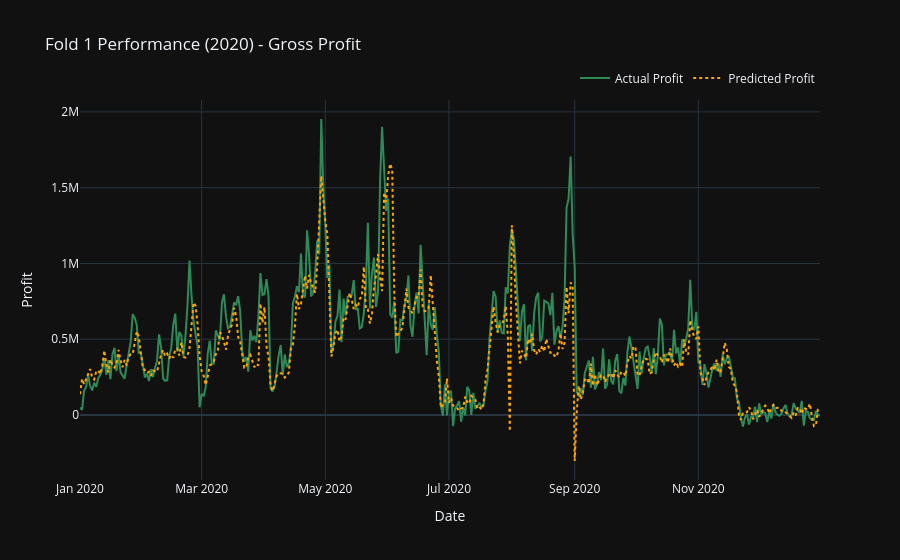
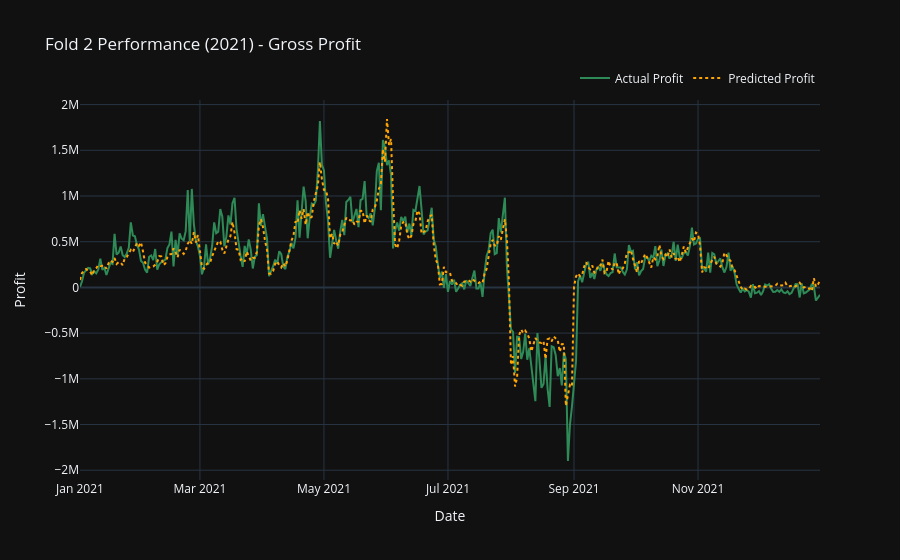
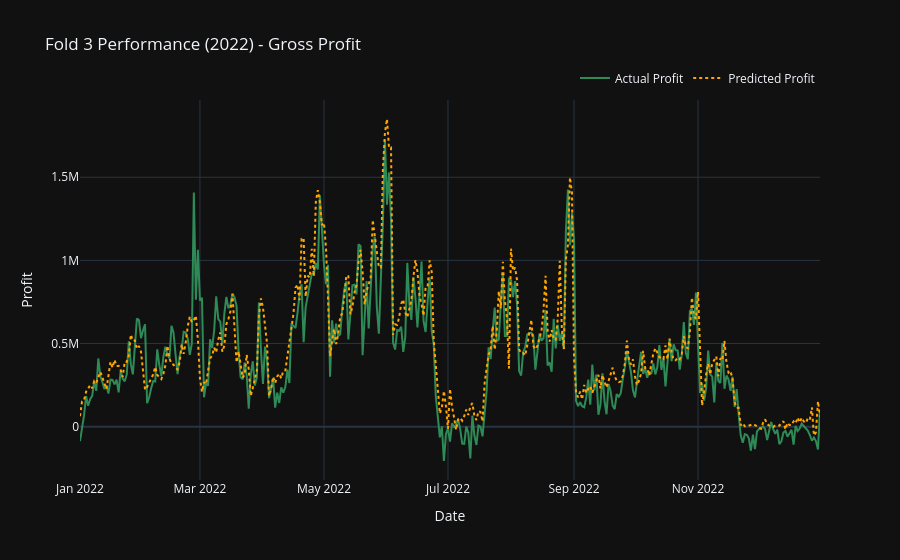

The notebook cell these images were saved under, in order:
### Markdown cell above
## Gross Profit Accuracy

### Code cell
for res in results:
    df = res['df']
    fig = go.Figure()
    
    fig.add_trace(go.Scatter(x=df['Date'], y=df['Profit'], name='Actual Profit', line=dict(color='seagreen', width=2)))
    fig.add_trace(go.Scatter(x=df['Date'], y=df['p_Profit'], name='Predicted Profit', line=dict(color='orange', width=2, dash='dot')))
    
    fig.update_layout(
        title=f"Fold {res['fold']} Performance ({res['period']}) - Gross Profit",
        xaxis_title="Date",
        yaxis_title="Profit",
        hovermode="x unified",
        template="plotly_dark",
        legend=dict(orientation="h", yanchor="bottom", y=1.02, xanchor="right", x=1)
    )
    fig.show()

### Figure 1 — Plotly figure (JSON) as saved in the notebook; plotly's stock layout.template omitted (floating-point values rounded to 4 significant figures; data arrays with more than 128 entries replaced by an {"elided": "..."} marker saying what was removed)
{"data": [{"line": {"color": "seagreen", "width": 2}, "name": "Actual Profit", "type": "scatter", "x": {"elided": "366 str values"}, "y": {"elided": "366 float values"}}, {"line": {"color": "orange", "dash": "dot", "width": 2}, "name": "Predicted Profit", "type": "scatter", "x": {"elided": "366 str values"}, "y": {"elided": "366 float values"}}], "layout": {"hovermode": "x unified", "legend": {"orientation": "h", "x": 1, "xanchor": "right", "y": 1.02, "yanchor": "bottom"}, "title": {"text": "Fold 1 Performance (2020) - Gross Profit"}, "xaxis": {"title": {"text": "Date"}}, "yaxis": {"title": {"text": "Profit"}}}}

### Figure 2 — Plotly figure (JSON) as saved in the notebook; plotly's stock layout.template omitted (floating-point values rounded to 4 significant figures; data arrays with more than 128 entries replaced by an {"elided": "..."} marker saying what was removed)
{"data": [{"line": {"color": "seagreen", "width": 2}, "name": "Actual Profit", "type": "scatter", "x": {"elided": "365 str values"}, "y": {"elided": "365 float values"}}, {"line": {"color": "orange", "dash": "dot", "width": 2}, "name": "Predicted Profit", "type": "scatter", "x": {"elided": "365 str values"}, "y": {"elided": "365 float values"}}], "layout": {"hovermode": "x unified", "legend": {"orientation": "h", "x": 1, "xanchor": "right", "y": 1.02, "yanchor": "bottom"}, "title": {"text": "Fold 2 Performance (2021) - Gross Profit"}, "xaxis": {"title": {"text": "Date"}}, "yaxis": {"title": {"text": "Profit"}}}}

### Figure 3 — Plotly figure (JSON) as saved in the notebook; plotly's stock layout.template omitted (floating-point values rounded to 4 significant figures; data arrays with more than 128 entries replaced by an {"elided": "..."} marker saying what was removed)
{"data": [{"line": {"color": "seagreen", "width": 2}, "name": "Actual Profit", "type": "scatter", "x": {"elided": "365 str values"}, "y": {"elided": "365 float values"}}, {"line": {"color": "orange", "dash": "dot", "width": 2}, "name": "Predicted Profit", "type": "scatter", "x": {"elided": "365 str values"}, "y": {"elided": "365 float values"}}], "layout": {"hovermode": "x unified", "legend": {"orientation": "h", "x": 1, "xanchor": "right", "y": 1.02, "yanchor": "bottom"}, "title": {"text": "Fold 3 Performance (2022) - Gross Profit"}, "xaxis": {"title": {"text": "Date"}}, "yaxis": {"title": {"text": "Profit"}}}}
